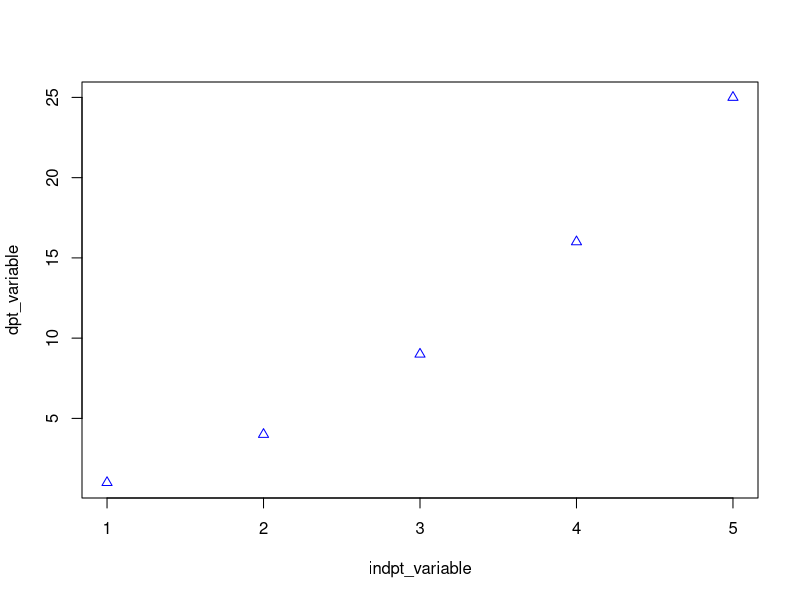
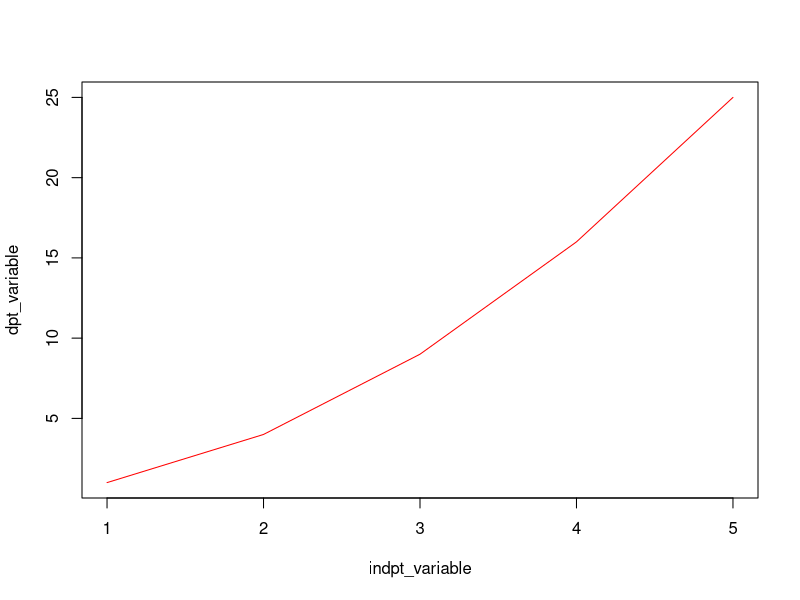

Write R code to recreate these figures, in order.
## ---- chunk 1
   #| echo: true

   # Calculate the sine of 1 radian
   sin(1)

   # Calculate the absolute value of a negative number
   abs(-2)

   # Calculate the square root of 25
   sqrt(25)

   # Combine function outputs and store the result using assignment
   result <- sqrt(25) + abs(-2)
   result

## ---- chunk 2
  #| echo: true

  # Sort a numeric vector in ascending order
  sort(c(10, 2, 4, 2, 3.1))

  # Sort a numeric vector in descending order
  sort(c(10, 2, 4, 2, 3.1), decreasing = TRUE)

  # Sort a character vector in alphabetical order
  sort(c("jaojoby", "tovo j'hay", "bessa", "reko"))

  # Extract unique elements from a numeric vector, removing duplicate values
  unique(c(10, 2, 4, 2, 3.1))

## ---- chunk 3
  #| echo: true

  # Generate a discrete sequence of integer values from 1 to 5
  indpt_variable <- 1:5

  # Compute dependent values by squaring the independent variable
  dpt_variable <- indpt_variable^2

  # Create a scatter plot with blue triangle markers
  plot(
    x = indpt_variable, # Numeric vector of x-axis values
    y = dpt_variable,   # Numeric vector of y-axis values
    col = "blue",        # Point color
    pch = 2,             # Point symbol shape (2 = open triangle)
    type = "p"           # Plot type ("p" for points)
  )

## ---- chunk 4
  #| echo: true

  # Generate a discrete sequence of integer values from 1 to 5
  indpt_variable <- 1:5

  # Compute dependent values by squaring the independent variable
  dpt_variable <- indpt_variable^2

  # Create a line plot with a red line
  plot(
    x = indpt_variable, # Numeric vector of x-axis values
    y = dpt_variable,   # Numeric vector of y-axis values
    col = "red",         # Line color
    type = "l"           # Plot type ("l" for lines)
  )

## ---- chunk 5
#| echo: true

# Define a numeric vector of fruit counts
data_fruit <- c(6, 3, 0, 1, 3, 1, 10, 0, 0.5, 0, 0, 2)

# Construct a 4x3 matrix using explicit argument names in standard order
mat <- matrix(
  data = data_fruit,
  nrow = 4,
  ncol = 3,
  byrow = FALSE
)
mat

## ---- chunk 6
#| echo: true

# Construct a matrix using explicit argument names in arbitrary order
mat <- matrix(
  byrow = FALSE, # byrow is provided first
  ncol = 3,
  data = data_fruit,
  nrow = 4
)
mat

## ---- chunk 7
#| echo: true

# Construct a matrix using positional matching (data, nrow, ncol, byrow)
mat <- matrix(data_fruit, 4, 3, FALSE)
mat
## ---- chunk 8
#| echo: true

# Alter dimensions by swapping positional arguments for nrow and ncol
mat <- matrix(data_fruit, 3, 4, FALSE)
mat

## ---- chunk 9
#| echo: true
#| error: true

# Attempt to pass matrix dimensions before data, resulting in a strange behavior
mat <- matrix(3, data_fruit, 4, FALSE)
mat

## ---- chunk 10
#| echo: true

# Pass the data vector implicitly while specifying remaining arguments explicitly
mat <- matrix(
  data_fruit,
  nrow = 4,
  ncol = 3,
  byrow = FALSE)

## ---- chunk 11
#| echo: true

# Construct a matrix with all arguments defined explicitly
mat <- matrix(
  data = data_fruit,
  nrow = 4,
  ncol = 3,
  byrow = FALSE
)
mat

## ---- chunk 12
#| echo: true

# Construct a matrix using default values for ncol and byrow
mat <- matrix(
  data = data_fruit,
  nrow = 4
)
mat
